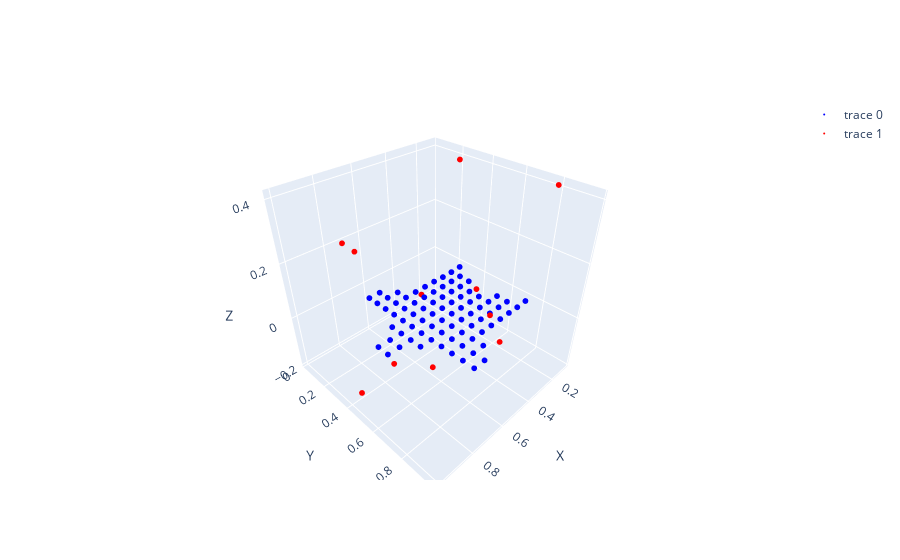

Notebook source saved alongside this figure:
### Code cell
visualize_csv_output(csv_dir + "random_height_star.csv", surface=False, boundary_path=csv_dir + boundary_csv)
